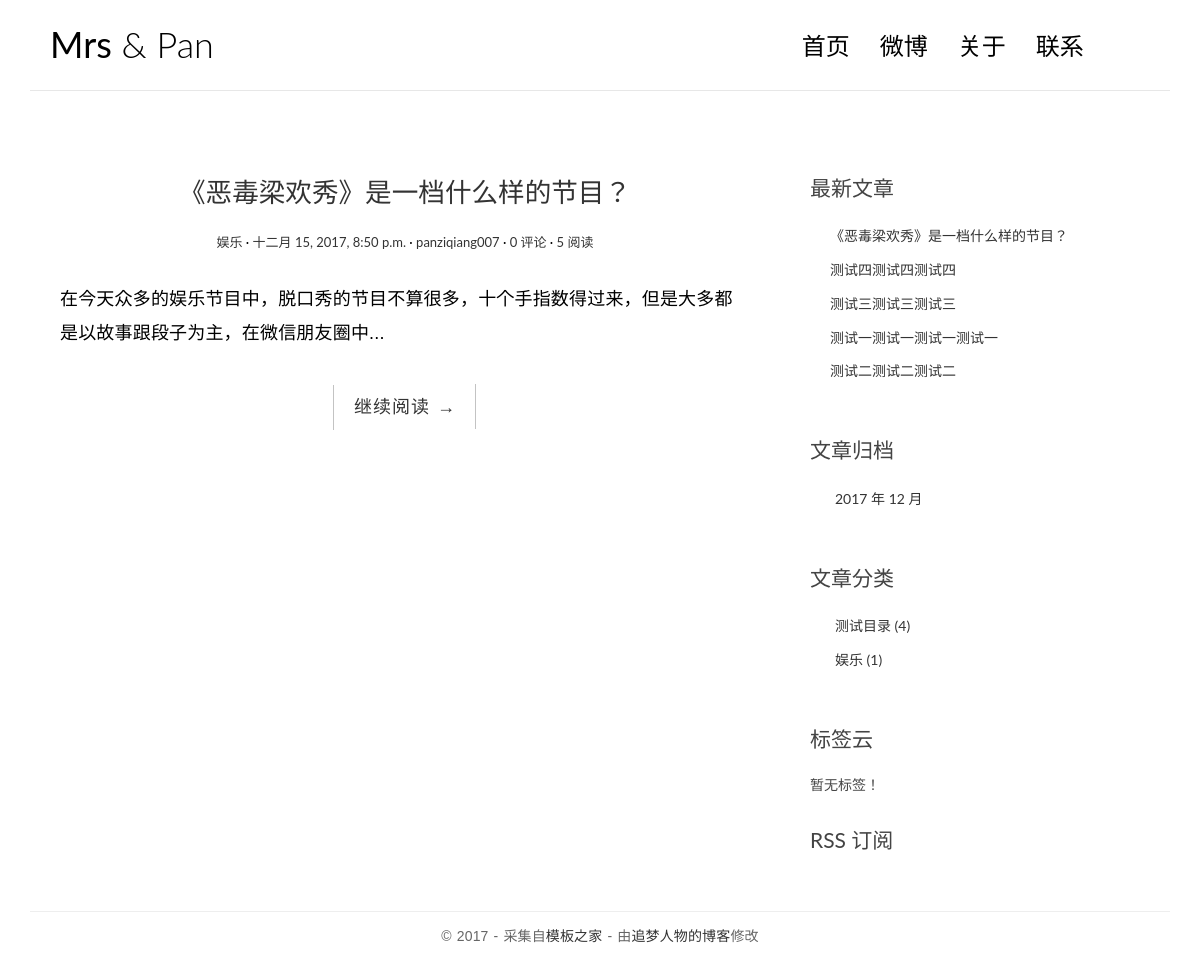
The app's page /category/2/ with its own data.
### blog/models.py (models this page shows, shortened)
@python_2_unicode_compatible
class Post(models.Model):
    title = models.CharField(max_length=70)
    body = models.TextField()
    created_time = models.DateTimeField()
    modified_time = models.DateTimeField()
    excerpt = models.CharField(max_length=200, blank=True)
    views = models.PositiveIntegerField(default=0)
    category = models.ForeignKey(Category)
    tags = models.ManyToManyField(Tag, blank=True)
    author = models.ForeignKey(User)
    def get_absolute_url(self):
        return reverse('blog:detail', kwargs={'pk': self.pk})
    class Meta:
        verbose_name = '文章'
        verbose_name_plural = verbose_name
        ordering = ['-created_time']

@python_2_unicode_compatible
class Category(models.Model):
    name = models.CharField(max_length=100)
    class Meta:
        verbose_name = '目录'
        verbose_name_plural = verbose_name

### blog/views.py (the view)
# urls.py: url(r'^category/(?P<pk>[0-9]+)/$', views.CategoryView.as_view(), name='category'),
class CategoryView(ListView):
    model = Post
    template_name = 'blog/index.html'
    context_object_name = 'post_list'
    def get_queryset(self):
        cate = get_object_or_404(Category, pk=self.kwargs.get('pk'))
        return super(CategoryView, self).get_queryset().filter(category=cate)

### blog/templatetags/blog_tags.py (called while the page is built)
@register.simple_tag
def get_recent_posts(num=5):
    return Post.objects.all()[:num]

@register.simple_tag
def archives():
    return Post.objects.dates('created_time', 'month', order='DESC')

@register.simple_tag
def get_categories():
    return Category.objects.annotate(num_posts=Count('post')).filter(num_posts__gt=0)

@register.simple_tag
def get_tags():
    return Tag.objects.annotate(num_posts=Count('post')).filter(num_posts__gt=0)

### templates/blog/index.html (shortened to what this page needs)
{% extends 'base.html' %}
{% block main %}
    {% for post in post_list %}
        <article class="post post-{{ post.pk }}">
            <header class="entry-header">
                <h1 class="entry-title">
                    <a href="{{ post.get_absolute_url }}">{{ post.title }}</a>
                </h1>
                <div class="entry-meta">
                    <span class="post-category">
                        <a href="{% url 'blog:category' post.category.pk %}">{{ post.category.name }}</a></span>
                    <span class="post-date"><a href="#"><time class="entry-date"
                                                              datetime="{{ post.created_time }}">{{ post.created_time }}</time></a></span>
                    <span class="post-author"><a href="#">{{ post.author }}</a></span>
                    <span class="comments-link">
                        <a href="{{ post.get_absolute_url }}#comment-area">{{ post.comment_set.count }} 评论</a></span>
                    <span class="views-count"><a href="{{ post.get_absolute_url }}">{{ post.views }} 阅读</a></span>
                </div>
            </header>
            <div class="entry-content clearfix">
                <p>{{ post.excerpt }}...</p>
                <div class="read-more cl-effect-14">
                    <a href="{{ post.get_absolute_url }}" class="more-link">继续阅读 <span class="meta-nav">→</span></a>
                </div>
            </div>
        </article>
    {% empty %}
        <div class="no-post">暂时还没有发布的文章！</div>
    {% endfor %}
{% endblock main %}

### templates/base.html (shortened to what this page needs)
{% load staticfiles %}
{% load blog_tags %}
<!DOCTYPE html>
<html>
<head>
    <link rel="stylesheet" href="http://code.ionicframework.com/ionicons/2.0.1/css/ionicons.min.css">
    <link rel="stylesheet" href="{% static 'blog/css/bootstrap.min.css' %}">
    <link rel="stylesheet" href="{% static 'blog/css/pace.css' %}">
    <link rel="stylesheet" href="{% static 'blog/css/custom.css' %}">
    <link rel="stylesheet" href="{% static 'blog/css/highlights/github.css' %}">
</head>
<body>
<div class="container">
    <header id="site-header">
        <div class="row">
            <div class="col-md-4 col-sm-5 col-xs-8">
                <div class="logo">
                    <h1><a href="{% url 'blog:index' %}"><b>Mrs</b> &amp; Pan</a></h1>
                </div>
            </div>
            <div class="col-md-8 col-sm-7 col-xs-4">
                <nav class="main-nav" role="navigation">
                    <div class="collapse navbar-collapse" id="bs-example-navbar-collapse-1">
                        <ul class="nav navbar-nav navbar-right">
                            <li class="cl-effect-11"><a href="{% url 'blog:index' %}" data-hover="首页">首页</a></li>
                            <li class="cl-effect-11"><a href="https://weibo.com/u/1770645505" data-hover="微博">微博</a></li>
                            <li class="cl-effect-11"><a href="#" data-hover="关于">关于</a></li>
                            <li class="cl-effect-11"><a href="#" data-hover="联系">联系</a></li>
                        </ul>
                    </div>
                </nav>
            </div>
        </div>
    </header>
</div>
<div class="content-body">
    <div class="container">
        <div class="row">
            <main class="col-md-8">
                {% block main %}
                {% endblock main %}
            </main>
            <aside class="col-md-4">
                <div class="widget widget-recent-posts">
                    <h3 class="widget-title">最新文章</h3>
                    {% get_recent_posts as recent_post_list %}
                    <ul>
                        {% for post in recent_post_list %}
                            <li>
                                <a href="{{ post.get_absolute_url }}">{{ post.title }}</a>
                            </li>
                        {% empty %}
                            暂无文章！
                        {% endfor %}
                    </ul>
                </div>
                <div class="widget widget-archives">
                    <h3 class="widget-title">文章归档</h3>
                    {% archives as date_list %}
                    <ul>
                        {% for date in date_list %}
                            <li>
                                <a href="{% url 'blog:archives' date.year date.month %}">{{ date.year }}
                                    年 {{ date.month }} 月</a>
                            </li>
                        {% empty %}
                            暂无归档！
                        {% endfor %}
                    </ul>
                </div>
                <div class="widget widget-category">
                    <h3 class="widget-title">文章分类</h3>
                    {% get_categories as category_list %}
                    <ul>
                        {% for category in category_list %}
                            <li>
                                <a href="{% url 'blog:category' category.pk %}">{{ category.name }} <span
                                        class="post-count">({{ category.num_posts }})</span></a>
                            </li>
                        {% empty %}
                            暂无分类！
                        {% endfor %}
                    </ul>
                </div>
                <div class="widget widget-tag-cloud">
                    <h3 class="widget-title">标签云</h3>
                    {% get_tags as tag_list %}
                    <ul>
                        {% for tag in tag_list %}
                            <li>
                                <a href="{% url 'blog:tag' tag.pk %}">{{ tag.name }}</a>
                            </li>
                        {% empty %}
                            暂无标签！
                        {% endfor %}
                    </ul>
                </div>
                <div class="rss">
                    <a href="{% url 'rss' %}"> RSS 订阅</a>
                </div>
            </aside>
        </div>
    </div>
</div>
<footer id="site-footer">
    <div class="container">
        <div class="row">
            <div class="col-md-12">
                <p class="copyright">&copy 2017 - 采集自<a href="http://www.cssmoban.com/"
                                                        target="_blank" title="模板之家">模板之家</a>
                    - 由<a href="http://zmrenwu.com/" title="网页模板" target="_blank">追梦人物的博客</a>修改
                </p>
            </div>
        </div>
    </div>
</footer>
</body>
</html>

### blog/static/blog/css/custom.css (style rules this page uses)
* { outline: none; }
h1, h2, h3, h4, h5, h6 { margin-top: 0; }
b { font-weight: 400; }
a { color: #333; }
body { color: #444; font-family: 'Lato', sans-serif; }
p { font-family: 'Ubuntu', sans-serif; font-weight: 400; word-spacing: 1px; letter-spacing: 0.01em; }
#site-header { background-color: #FFF; padding: 25px 20px; margin-bottom: 40px; border-bottom: 1px solid #e7e7e7; }
.logo h1 a { color: #000; }
.logo h1 { margin: 0; font-family: 'Lato', sans-serif; font-weight: 300; }
.main-nav { margin-top: 11px; max-width: 95%; }
.main-nav a { color: #000000 !important; padding: 0 0 5px 0 !important; margin-right: 30px; font-family: 'Lato', sans-serif; font-weight: 300; font-size: 24px; }
.cl-effect-11 a { padding: 10px 0; color: #0972b4; text-shadow: none; }
.cl-effect-11 a::before { position: absolute; top: 0; left: 0; overflow: hidden; padding: 0 0 5px 0 !important; max-width: 0; border-bottom: 1px solid #000; color: #000; content: attr(data-hover); white-space: nowrap; -webkit-transition: max-width 0.5s; -moz-transition: max-width 0.5s; transition: max-width 0.5s; }
.content-body { padding-bottom: 4em; }
.post { background: #fff; padding: 30px 30px 0; }
.entry-title { text-align: center; font-size: 1.9em; margin-bottom: 20px; line-height: 1.6; padding: 10px 20px 0; }
.entry-meta { text-align: center; color: #DDDDDD; font-size: 13px; margin-bottom: 30px; }
.entry-content { font-size: 18px; line-height: 1.9; font-weight: 300; color: #000; }
.post-category::after, .post-date::after, .post-author::after, .comments-link::after { content: ' ·'; color: #000; }
.read-more { font-family: 'Ubuntu', sans-serif; font-weight: 400; word-spacing: 1px; letter-spacing: 0.01em; text-align: center; margin-top: 20px; }
.cl-effect-14 a { padding: 0 20px; height: 45px; line-height: 45px; position: relative; display: inline-block; margin: 15px 25px; letter-spacing: 1px; font-weight: 400; text-shadow: 0 0 1px rgba(255, 255, 255, 0.3); }
.cl-effect-14 a::before, .cl-effect-14 a::after { position: absolute; width: 45px; height: 1px; background: #C3C3C3; content: ''; -webkit-transition: all 0.3s; -moz-transition: all 0.3s; transition: all 0.3s; pointer-events: none; }
.cl-effect-14 a::before { top: 0; left: 0; -webkit-transform: rotate(90deg); -moz-transform: rotate(90deg); transform: rotate(90deg); -webkit-transform-origin: 0 0; -moz-transform-origin: 0 0; transform-origin: 0 0; }
.cl-effect-14 a::after { right: 0; bottom: 0; -webkit-transform: rotate(90deg); -moz-transform: rotate(90deg); transform: rotate(90deg); -webkit-transform-origin: 100% 0; -moz-transform-origin: 100% 0; transform-origin: 100% 0; }
.widget { background: #fff; padding: 30px 0 0; }
.widget-title { font-size: 1.5em; margin-bottom: 20px; line-height: 1.6; padding: 10px 0 0; font-weight: 400; }
.widget-recent-posts ul { padding: 0; margin: 0; padding-left: 20px; }
.widget-recent-posts ul li { list-style-type: none; position: relative; line-height: 170%; margin-bottom: 10px; }
.widget-recent-posts ul li::before { content: '\f3d3'; font-family: "Ionicons"; position: absolute; left: -17px; top: 3px; font-size: 16px; color: #000; }
.widget-archives ul { padding: 0; margin: 0; padding-left: 25px; }
.widget-archives ul li { list-style-type: none; position: relative; line-height: 170%; margin-bottom: 10px; }
.widget-archives ul li::before { content: '\f3f3'; font-family: "Ionicons"; position: absolute; left: -25px; top: 1px; font-size: 16px; color: #000; }
.widget-category ul { padding: 0; margin: 0; padding-left: 25px; }
.widget-category ul li { list-style-type: none; position: relative; line-height: 170%; margin-bottom: 10px; }
.widget-category ul li::before { content: '\f3fe'; font-family: "Ionicons"; position: absolute; left: -25px; top: 1px; font-size: 18px; color: #000; }
.widget-tag-cloud ul { padding: 0; margin: 0; margin-right: -10px; }
.rss { font-size: 21px; margin-top: 30px; }
.rss a { color: #444; }
#site-footer { padding-top: 10px; padding: 0 0 1.5em 0; }
.copyright { text-align: center; padding-top: 1em; margin: 0; border-top: 1px solid #eee; color: #666; }

### records on screen
Post: title "《恶毒梁欢秀》是一档什么样的节目？", category.name "娱乐", created_time "十二月 15, 2017, 8:50 p.m.", author "panziqiang007", comment_set.count "0", views "5", excerpt "在今天众多的娱乐节目中，脱口秀的节目不算很多，十个手指数得过来，但是大多都是以故事跟段子为主，在微信朋友圈中"
Post: title "测试四测试四测试四"
Post: title "测试三测试三测试三"
Post: title "测试一测试一测试一测试一"
Post: title "测试二测试二测试二"
Category: name "测试目录", num_posts "4"
Category: name "娱乐", num_posts "1"

### other values on screen
{{ date.year }} "2017"
{{ date.month }} "12"
